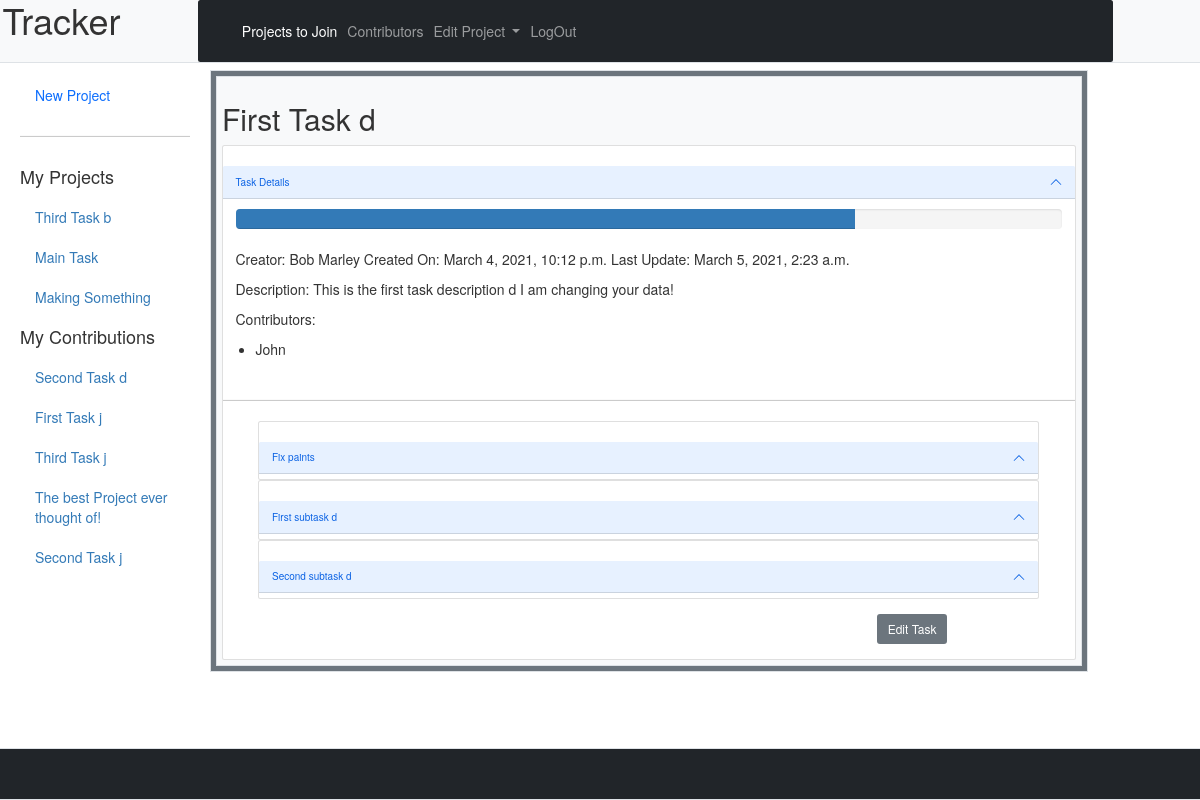
The page /dashboard/ (signed in) on the database its author committed.
### ticket_tracker_app/models.py (models this page shows)
class Task(models.Model):
    name = models.CharField(max_length=510)
    start_date = models.DateTimeField()
    end_date = models.DateTimeField()
    description = models.TextField()
    created_by = models.ForeignKey(User, related_name="created_tasks", on_delete=CASCADE)
    contributors = models.ManyToManyField(User, related_name="con_tasks") # THROUGH CON_APPROVED (Approved =>True Approval_Needed => False)
    created_at = models.DateTimeField(auto_now_add=True)
    updated_at = models.DateTimeField(auto_now=True)

class Subtask(models.Model):
    name = models.CharField(max_length=510)
    start_date = models.DateTimeField()
    end_date = models.DateTimeField()
    description = models.TextField()
    sub_created_by = models.ForeignKey(User, related_name="created_sub_tasks", on_delete=CASCADE)
    sub_contributors = models.ManyToManyField(User, related_name="con_sub_tasks") # THROUGH SUB_CON_APPROVED (Approved => True  Approval_Needed => False)
    parent_task = models.ForeignKey(Task, null=True, related_name="subtasks", on_delete=CASCADE)
    created_at = models.DateTimeField(auto_now_add=True)
    updated_at = models.DateTimeField(auto_now=True)

### login_app/models.py (models this page shows)
class User(models.Model):
    first_name = models.CharField(max_length=254)
    last_name = models.CharField(max_length=254)
    birthday = models.DateField()
    email_address = models.CharField(max_length=320)
    password = models.CharField(max_length=60)
    created_at = models.DateTimeField(auto_now_add=True)
    updated_at = models.DateTimeField(auto_now=True)
    objects = UserManager()

### ticket_tracker_app/views.py (the view)
# urls.py: path('', views.dashboard),
def dashboard(request):
    user = User.objects.get(id=request.session['user_id'])
    context = {
        "user": user,
    }
    try:
        context['tasks'] = user.created_tasks.all()
        cur_task = Task.objects.get(id=request.session['task_id'])
        context['current_task'] = cur_task
        context['sub_tasks'] = cur_task.subtasks.all()
        context['contributions'] = user.con_tasks.all()
        if user in cur_task.contributors.all():
            context['remove_self_contrib'] = True
        else:
            context['add_self_contrib'] = True
    except:
        pass
    return render(request, "dashboard.html", context)

### ticket_tracker_app/templates/dashboard.html (shortened to what this page needs)
<!DOCTYPE html>
<html lang="en">
<head>
    <link
        href="https://cdn.jsdelivr.net/npm/bootstrap@5.0.0-beta2/dist/css/bootstrap.min.css"
        rel="stylesheet"
>
    <link rel="stylesheet"
        href="https://maxcdn.bootstrapcdn.com/bootstrap/3.4.1/css/bootstrap.min.css">
</head>
<body>
    <header class="row align-items-start bg-light border-bottom mb-2 mt-0 ps-3 fixed-top">
        <h1 class="col-2">Tracker</h1>
        <nav class="col-9 navbar navbar-expand-lg navbar-dark bg-dark rounded mb-0">
            <div class="container-fluid">
                <div class="collapse navbar-collapse" id="navbarNavDropdown">
                    <ul class="navbar-nav">
                        <li class="nav-item">
                            <a class="nav-link active" aria-current="page" href="/tasks/open_tasks">Projects to Join</a>
                        </li>
                        <li class="nav-item">
                            <a class="nav-link" href="/tasks/contributors">Contributors</a>
                        </li>
                        <li class="nav-item dropdown">
                            <a class="nav-link dropdown-toggle" href="#"
                                id="navbarDropdownMenuLink" role="button"
                                data-bs-toggle="dropdown" aria-expanded="false">
                                Edit Project
                            </a>
                        </li>
                        <li class="nav-item">
                            <a class="nav-link" href="/users/logout">LogOut</a>
                        </li>
                    </ul>
                </div>
            </div>
        </nav>
    </header>
    <div class="container-fluid d-flex" style="margin-top: 70px; margin-bottom: 60px;">
        <nav class="col-lg-2 p-2" >
            <ul class="col-lg-12 nav nav-tabs-stacked d-flex flex-column" aria-orientation="vertical">
                <li class="nav-item">
                    <a class="nav-link active" aria-current="page" href="/tasks/new">New Project</a>
                </li>
                <hr>
                <li><h4>My Projects</h4></li>
                {% for task in tasks %}
                <li><a href="{{task.id}}"  >{{task.name}}</a></li>
                {% endfor %}
                <li><h4>My Contributions</h4></li>
                {% for contribution in contributions %}
                <li><a href="{{contribution.id}}">{{contribution.name}}</a></li>
                {% endfor %}
            </ul>
        </nav>
        <div class="col-lg-9 border d-flex tab-content h-50 p-2 bg-secondary">
            <div id="{{current_task.id}}" class="w-100 tab-panel in active">
                <main class="col-lg-12 w-100 d-inline-block border p-2 h-auto bg-light">
                    <div class="col">
                        <h2>{{current_task.name}}</h2>
                        <div class="accordion" id="accordion">
                            <div class="accordion-item">
                                <h2 class="accordion-header" id="heading{{task.id}}">
                                    <button class="accordion-button" type="button"
                                        data-bs-toggle="collapse"
                                        data-bs-target="#collapse{{task.id}}" aria-expanded="true"
                                        aria-controls="collapse{{task.id}}">
                                        Task Details
                                    </button>
                                </h2>
                                <div id="collapse{{task.id}}"
                                    class="accordion-collapse collapse show"
                                    aria-labelledby="heading{{task.id}}"
                                    data-bs-parent="#accordion">
                                    <div class="accordion-body">
                                        <div class="progress">
                                            <div class="progress-bar w-75"
                                                role="progressbar" aria-valuenow="75"
                                                aria-valuemin="0" aria-valuemax="100"></div>
                                        </div>
                                        <p>
                                            Creator: {{current_task.created_by.first_name}} {{current_task.created_by.last_name}}
                                            Created On: {{current_task.created_at}}
                                            Last Update: {{current_task.updated_at}}
                                        </p>
                                        <p>Description: {{current_task.description}}</p>
                                        <p>Contributors:</p>
                                        <ul>
                                            {% for contrib in current_task.contributors.all %}
                                            <li>{{contrib.first_name}}</li>
                                            {% endfor %}
                                        </ul>
                                    </div>
                                    <hr>
                                    {% for subtask in sub_tasks %}
                                    <div class="col-11 mx-auto">
                                        <div class="accordion " id="SUBaccordion{{subtask.id}}">
                                            <div class="accordion-item">
                                                <h2 class="accordion-header"
                                                    id="SUBheadingsub{{subtask.id}}">
                                                    <button class="accordion-button mb-2"
                                                        type="button"
                                                        data-bs-toggle="collapse"
                                                        data-bs-target="#SUBcollapse{{subtask.id}}"
                                                        aria-expanded="true"
                                                        aria-controls="SUBcollapse{{subtask.id}}">
                                                        {{subtask.name}}
                                                    </button>
                                                </h2>
                                            </div>
                                        </div>
                                    </div>
                                    {% endfor %}
                                    <div class="row d-flex justify-content-end my-4">
                                        <div class="col-3">
                                            {% if current_task.created_by.id == user.id %}
                                            <a href="/tasks/{{current_task.id}}/edit" class="btn btn-sm btn-secondary">Edit Task</a>
                                            <a href="/tasks/{{current_task.id}}/delete" class="btn btn-sm btn-secondary">Delete Task</a>
                                            {% else %}
                                            <a href="/tasks/{{current_task.id}}/edit" class="btn btn-sm btn-secondary">Edit Task</a>
                                            {% endif %}
                                        </div>
                                    </div>
                                </div>
                            </div>
                            </div>
                        </div>
                    </main>
                </div>
        </div>
    </div>
    <footer class="row align-items-start border fixed-bottom">
        <div class="col navbar navbar-expand-lg navbar-dark bg-dark rounded m-0">
        </div>
    </footer>
</body>
</html>

### rows shown on the page
Task: name "Third Task b"
Task: name "Main Task"
Task: name "Making Something"
Task: name "Second Task d"
Task: name "First Task j"
Task: name "Third Task j"
Task: name "The best Project ever thought of!"
Task: name "Second Task j"
Task: name "First Task d", created_by.first_name "Bob", created_by.last_name "Marley", created_at "March 4, 2021, 10:12 p.m.", updated_at "March 5, 2021, 2:23 a.m.", description "This is the first task description d I am changing your data!"
User: first_name "John"
Subtask: name "Fix paints"
Subtask: name "First subtask d"
Subtask: name "Second subtask d"
